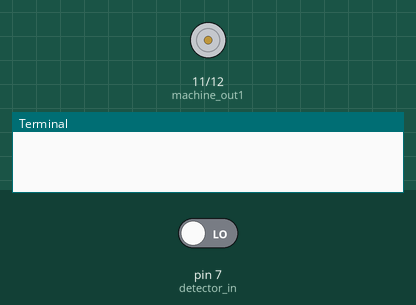
Bench run of a program on a simulated Raspberry Pi (header pin numbers). On the bench: motor-driver pin pairs drawn as motors (green arrow = first pin HIGH = forward, orange = second pin HIGH = backward, longer = more drive), the last lines printed to the terminal. The inputs (shaded band) are chosen by the test bench; at power-on: pin 7 (detector_in) LOW. The clock reads 2024-03-15 10:24:30 at power-on unless the program sets it.

Above: at 1.2 s.
1.3 s: pin 7 (detector_in) driven HIGH
At 4.3 s:
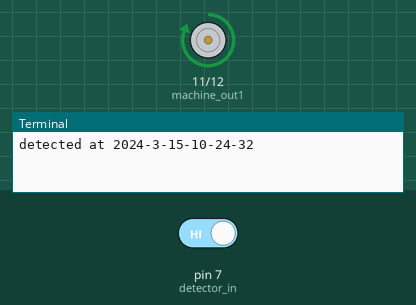
Timing chart, 0 to 11.3 s (numbered marks = the images above; inputs shaded):
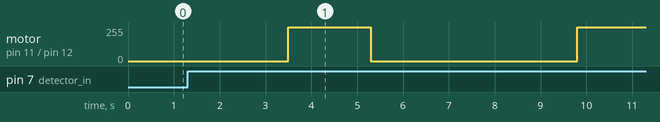

The program:

detect.py
```python
import RPi.GPIO as GPIO
import time
GPIO.setmode( GPIO.BOARD)
detector_in = 7
machine_out1 = 11
machine_out2 = 12
GPIO.setup(detector_in, GPIO.IN)
GPIO.setmode( GPIO.BOARD)
GPIO.setup( machine_out1, GPIO.OUT)
GPIO.setup( machine_out2, GPIO.OUT)
try:
    while True:
        #sleep for an hour if the current hour is between 0 o'clock and 5 o'clock, which means that detector would not work at deep night and early morning from 0:00 to 6:00
        current_hour = time.localtime().tm_hour
        if current_hour >= 0 and current_hour <= 5:
            time.sleep(3600)
        if GPIO.input( detector_in):
            # print the current time at std.out
            current_time = time.localtime()
            print "detected at " + str( current_time.tm_year) + "-" + str( current_time.tm_mon) + "-" + str( current_time.tm_mday) + "-" + str( current_time.tm_hour) + "-" + str( current_time.tm_min) + "-" + str( current_time.tm_sec)
            time.sleep(1.5)
            if GPIO.input(detector_in) == 0:
                continue
            # start the machine
            GPIO.output( machine_out1, GPIO.HIGH)
            GPIO.output( machine_out2, GPIO.LOW)
            # do running the machine while the detector response True and the machine working for less than 1.5 seconds
            t = 0
            while GPIO.input( detector_in) and t < 3:
                t = t + 1
                time.sleep(0.6)
            # stop the machine
            GPIO.output( machine_out1, GPIO.LOW)
            GPIO.output( machine_out2, GPIO.LOW)
            # let the detector rest for 3 seconds after run the machine
            time.sleep(3)
        else:
            # sleep the detector for 1 seconds
            time.sleep(1)
except KeyboardInterrupt:
    print "quit by keyboard"
except:
    print "other exception"
finally:
    GPIO.cleanup()
```

Measured:
- after the input at 1.3 s, motor on pin 11 (machine_out1) / pin 12 (machine_out2): stopped → forward 255/255 after 2.2 s, → stopped 1.8 s later, → forward 255/255 4.5 s later
